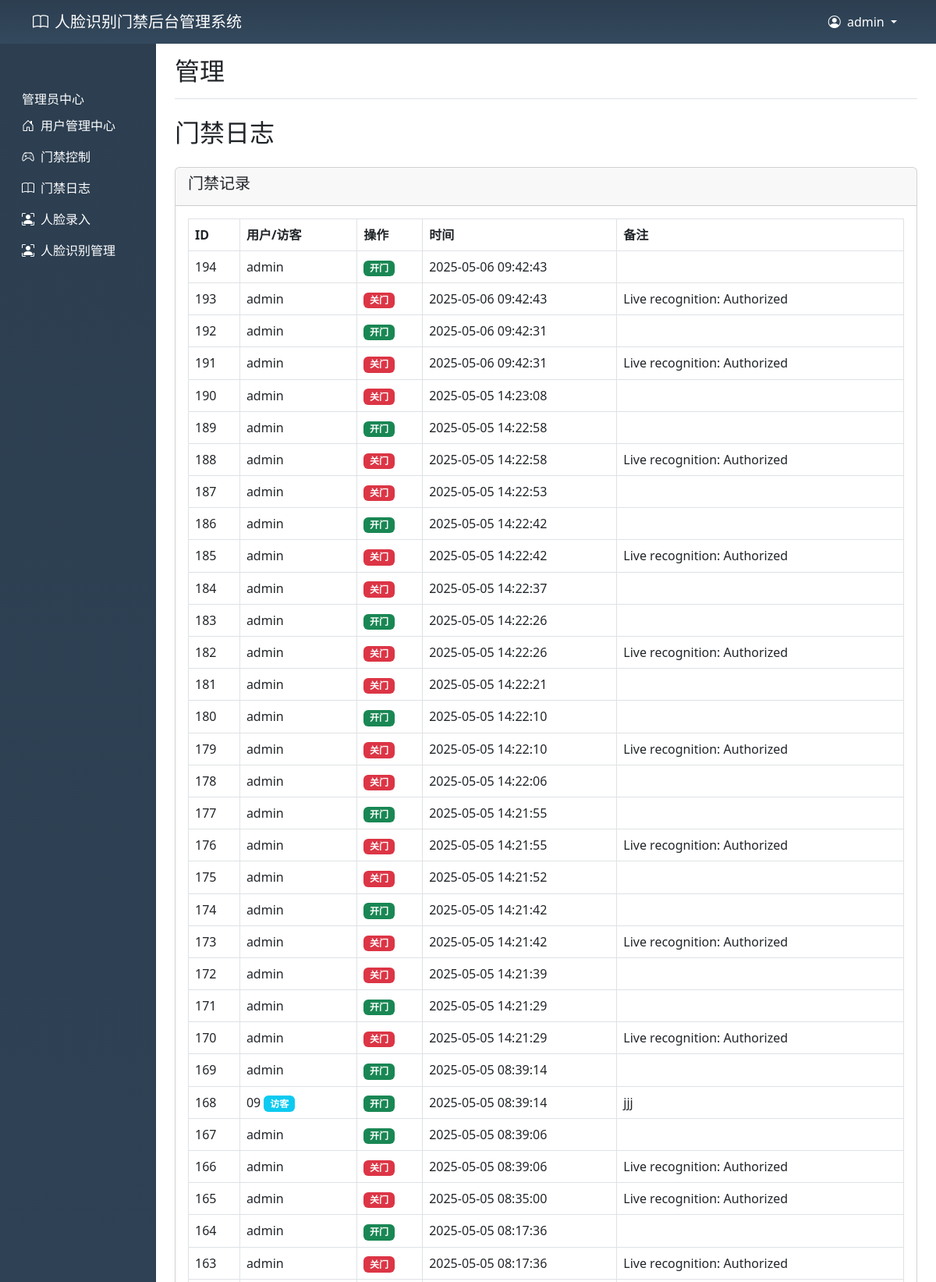
/face-recognize/admin/door_logs (signed in, upper part), run on the app's committed database.
### models.py (models this page shows, shortened)
class User(db.Model, UserMixin):
    __tablename__ = 'users'
    id = db.Column(db.Integer, primary_key=True)
    username = db.Column(db.String(80), unique=True, nullable=False)
    password_hash = db.Column(db.String(128), nullable=False)
    role = db.Column(db.String(20), nullable=False)  # 'client', 'admin'
    created_at = db.Column(db.DateTime, default=datetime.utcnow)
    client_info = db.relationship('ClientInfo', uselist=False, back_populates='user', cascade='all, delete-orphan')
    admin_info = db.relationship('AdminInfo', uselist=False, back_populates='user', cascade='all, delete-orphan')

class DoorLog(db.Model):
    __tablename__ = 'door_log'
    id = db.Column(db.Integer, primary_key=True)
    user_id = db.Column(db.Integer, db.ForeignKey('users.id'), nullable=True)
    visitor_name = db.Column(db.String(100), nullable=True)
    entry_time = db.Column(db.DateTime, default=datetime.utcnow)
    door_action = db.Column(db.String(20), nullable=False)  # 'open', 'close'
    notes = db.Column(db.String(200), nullable=True)  # For visitor purpose
    image_path = db.Column(db.String(100), nullable=True)
    user = db.relationship('User', backref=db.backref('door_logs', lazy=True))

### admin.py (the view)
@admin_bp.route('/face-recognize/admin/door_logs', methods=['GET'])
@login_required
def door_logs():
    if current_user.role != 'admin':
        return jsonify({'success': False, 'error': '无权限操作'}), 403
    try:
        door_logs = DoorLog.query.order_by(DoorLog.entry_time.desc()).limit(100).all()
        return render_template('admin/door_log.html', door_logs=door_logs)
    except Exception as e:
        return jsonify({'success': False, 'error': str(e)}), 500

### app.py (called while the page is built)
def create_app():
    app = Flask(__name__, static_url_path='/face-recognize/static')
    app.config.from_object(Config)
    db.init_app(app)
    socketio = SocketIO(app, cors_allowed_origins="*")
    @app.route('/')
    def default():
        return redirect(url_for('auth.login'))
    login_manager = LoginManager(app)
    login_manager.login_view = 'auth.login'
    @login_manager.user_loader
    def load_user(user_id):
        return User.query.get(int(user_id))
    app.register_blueprint(auth_bp)
    app.register_blueprint(admin_bp)
    app.register_blueprint(client_bp)
    app.register_blueprint(face_bp)
    Config.init_app(app)
    with app.app_context():
        db.create_all()
    return app, socketio

### templates/admin/door_log.html (shortened to what this page needs)
{% extends "base.html" %}
{% block content %}
<div class="container-fluid">
    <div class="row">
        {% if current_user.role == 'admin' %}
            {% include 'admin/sidebar.html' %}
        {% else %}
            {% include 'client/sidebar.html' %}
        {% endif %}
        <main class="col-md-9 ms-sm-auto col-lg-10 px-md-4">
            <div
                class="d-flex justify-content-between flex-wrap flex-md-nowrap align-items-center pt-3 pb-2 mb-3 border-bottom">
                <h1 class="h2">管理</h1>
            </div>
            <div class="mt-4">
                <h2 class="mb-4">门禁日志</h2>
                <div class="card">
                    <div class="card-header">
                        <h5>门禁记录</h5>
                    </div>
                    <div class="card-body">
                        <table class="table table-bordered">
                            <thead>
                                <tr>
                                    <th>ID</th>
                                    <th>用户/访客</th>
                                    <th>操作</th>
                                    <th>时间</th>
                                    <th>备注</th>
                                </tr>
                            </thead>
                            <tbody>
                                {% for log in door_logs %}
                                <tr>
                                    <td>{{ log.id }}</td>
                                    <td>
                                        {% if log.user %}
                                        {{ log.user.username }}
                                        {% else %}
                                        {{ log.visitor_name }} <span class="badge bg-info">访客</span>
                                        {% endif %}
                                    </td>
                                    <td>
                                        {% if log.door_action == 'open' %}
                                        <span class="badge bg-success">开门</span>
                                        {% else %}
                                        <span class="badge bg-danger">关门</span>
                                        {% endif %}
                                    </td>
                                    <td>{{ log.entry_time.strftime('%Y-%m-%d %H:%M:%S') }}</td>
                                    <td>{{ log.notes or '' }}</td>
                                </tr>
                                {% else %}
                                <tr>
                                    <td colspan="5" class="text-center">暂无门禁记录</td>
                                </tr>
                                {% endfor %}
                            </tbody>
                        </table>
                    </div>
                </div>
            </div>
        </main>
    </div>
</div>
{% endblock %}

### templates/base.html (shortened to what this page needs)
<!DOCTYPE html>
<html lang="zh-CN">
<head>
    <link href="https://cdn.jsdelivr.net/npm/bootstrap@5.3.0/dist/css/bootstrap.min.css" rel="stylesheet">
    <link rel="stylesheet" href="https://cdn.jsdelivr.net/npm/bootstrap-icons@1.11.0/font/bootstrap-icons.css">
</head>
<body>
    <nav class="navbar navbar-expand-lg navbar-dark bg-primary">
        <div class="container">
            <a class="navbar-brand" href="#">
                <i class="bi bi-book me-2"></i>人脸识别门禁后台管理系统
            </a>
            <div class="collapse navbar-collapse d-flex justify-content-between" id="navbarNav">
                {% if current_user.is_authenticated %}
                <div class="navbar-nav ms-auto">
                    <li class="nav-item dropdown">
                        <a class="nav-link dropdown-toggle" href="#" id="userDropdown" role="button"
                            data-bs-toggle="dropdown">
                            <i class="bi bi-person-circle me-1"></i>
                            {{ current_user.username }}
                        </a>
                    </li>
                </div>
                {% endif %}
            </div>
        </div>
    </nav>
    <div class="mb-0 mt-0">
        {% block content %}{% endblock %}
    </div>
</body>
</html>

### templates/base.html (style rules this page uses)
.bg-primary { background: linear-gradient(180deg, #2c3e50 0%, #34495e 100%) !important; }
.nav-item, .nav-link, .sidebar-heading, .chat-header { color: white !important; }

### data on the page
User: username "admin"
DoorLog: id "194", user.username "admin", door_action "开门", entry_time "2025-05-06 09:42:43"
DoorLog: id "193", user.username "admin", door_action "关门", entry_time "2025-05-06 09:42:43", notes "Live recognition: Authorized"
DoorLog: id "192", user.username "admin", door_action "开门", entry_time "2025-05-06 09:42:31"
DoorLog: id "191", user.username "admin", door_action "关门", entry_time "2025-05-06 09:42:31", notes "Live recognition: Authorized"
DoorLog: id "190", user.username "admin", door_action "关门", entry_time "2025-05-05 14:23:08"
DoorLog: id "189", user.username "admin", door_action "开门", entry_time "2025-05-05 14:22:58"
DoorLog: id "188", user.username "admin", door_action "关门", entry_time "2025-05-05 14:22:58", notes "Live recognition: Authorized"
DoorLog: id "187", user.username "admin", door_action "关门", entry_time "2025-05-05 14:22:53"
DoorLog: id "186", user.username "admin", door_action "开门", entry_time "2025-05-05 14:22:42"
DoorLog: id "185", user.username "admin", door_action "关门", entry_time "2025-05-05 14:22:42", notes "Live recognition: Authorized"
DoorLog: id "184", user.username "admin", door_action "关门", entry_time "2025-05-05 14:22:37"
DoorLog: id "183", user.username "admin", door_action "开门", entry_time "2025-05-05 14:22:26"
DoorLog: id "182", user.username "admin", door_action "关门", entry_time "2025-05-05 14:22:26", notes "Live recognition: Authorized"
DoorLog: id "181", user.username "admin", door_action "关门", entry_time "2025-05-05 14:22:21"
DoorLog: id "180", user.username "admin", door_action "开门", entry_time "2025-05-05 14:22:10"
DoorLog: id "179", user.username "admin", door_action "关门", entry_time "2025-05-05 14:22:10", notes "Live recognition: Authorized"
DoorLog: id "178", user.username "admin", door_action "关门", entry_time "2025-05-05 14:22:06"
DoorLog: id "177", user.username "admin", door_action "开门", entry_time "2025-05-05 14:21:55"
DoorLog: id "176", user.username "admin", door_action "关门", entry_time "2025-05-05 14:21:55", notes "Live recognition: Authorized"
DoorLog: id "175", user.username "admin", door_action "关门", entry_time "2025-05-05 14:21:52"
DoorLog: id "174", user.username "admin", door_action "开门", entry_time "2025-05-05 14:21:42"
DoorLog: id "173", user.username "admin", door_action "关门", entry_time "2025-05-05 14:21:42", notes "Live recognition: Authorized"
DoorLog: id "172", user.username "admin", door_action "关门", entry_time "2025-05-05 14:21:39"
DoorLog: id "171", user.username "admin", door_action "开门", entry_time "2025-05-05 14:21:29"
DoorLog: id "170", user.username "admin", door_action "关门", entry_time "2025-05-05 14:21:29", notes "Live recognition: Authorized"
DoorLog: id "169", user.username "admin", door_action "开门", entry_time "2025-05-05 08:39:14"
DoorLog: id "168", visitor_name "09", door_action "开门", entry_time "2025-05-05 08:39:14", notes "jjj"
DoorLog: id "167", user.username "admin", door_action "开门", entry_time "2025-05-05 08:39:06"
DoorLog: id "166", user.username "admin", door_action "关门", entry_time "2025-05-05 08:39:06", notes "Live recognition: Authorized"
DoorLog: id "165", user.username "admin", door_action "关门", entry_time "2025-05-05 08:35:00", notes "Live recognition: Authorized"
DoorLog: id "164", user.username "admin", door_action "开门", entry_time "2025-05-05 08:17:36"
DoorLog: id "163", user.username "admin", door_action "关门", entry_time "2025-05-05 08:17:36", notes "Live recognition: Authorized"
